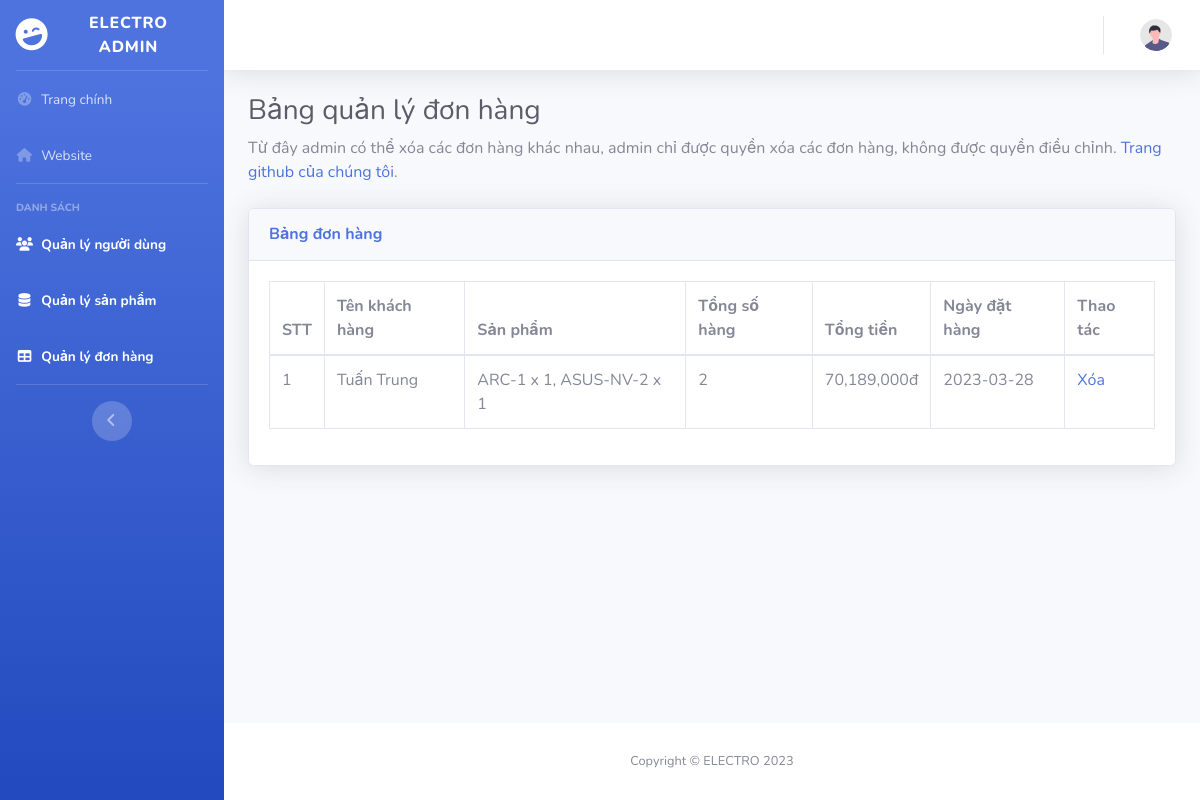
The app's page /admin/order.php with its own data.
### tables this page shows
CREATE TABLE `orders` (
  `id` int(11) NOT NULL,
  `TENKHACHHANG` varchar(200) NOT NULL,
  `MASANPHAM` varchar(200) NOT NULL,
  `THANHTIEN` int(11) NOT NULL,
  `createDATE` date NOT NULL,
  `SOLUONG` int(11) NOT NULL
);

### admin/order.php (the view, shortened to what this page needs)
<?php
include 'templates/header.php';
?>
<body id="page-top">
    <div id="wrapper">
        <?php include 'templates/sidebar.php'; ?>
        <div id="content-wrapper" class="d-flex flex-column">
            <div id="content">
                <?php
                include 'templates/nav.php';
                ?>
                <div class="container-fluid">
                    <h1 class="h3 mb-2 text-gray-800">Bảng quản lý đơn hàng</h1>
                    <p class="mb-4">Từ đây admin có thể xóa các đơn hàng khác nhau, admin chỉ được quyền xóa các đơn hàng, không được quyền điều chỉnh. <a target="_blank" href="https://github.com/JackFrauer/Website-De-An-Electro.git">Trang github của chúng tôi</a>.</p>
                    <div class="card shadow mb-4">
                        <div class="card-header py-3">
                            <h6 class="m-0 font-weight-bold text-primary">Bảng đơn hàng</h6>
                        </div>
                        <div class="card-body">
                            <div class="table-responsive">
                                <table class="table table-bordered" id="dataTable" width="100%" cellspacing="0">
                                    <thead>
                                        <tr>
                                            <th>STT</th>
                                            <th>Tên khách hàng</th>
                                            <th>Sản phẩm</th>
                                            <th>Tổng số hàng</th>
                                            <th>Tổng tiền</th>
                                            <th>Ngày đặt hàng</th>
                                            <th>Thao tác</th>
                                        </tr>
                                    </thead>
                                    <tbody>
                                        <?php
                                        $conn = MoKetNoi();
                                        mysqli_select_db($conn, "pc");
                                        $sql = "SELECT * FROM orders";
                                        $result = $conn->query($sql);
                                        if ($result->num_rows > 0) {
                                            $row_number = 1;
                                            while ($row = $result->fetch_assoc()) {
                                                echo "<tr>";
                                                echo "<td>" . $row_number++ . "</td>";
                                                echo "<td>" . $row['TENKHACHHANG'] . "</td>";
                                                echo "<td>" . $row['MASANPHAM'] . "</td>";
                                                echo "<td>" . $row['SOLUONG'] . "</td>";
                                                echo "<td>" . number_format($row['THANHTIEN']) . "đ</td>";
                                                echo "<td>" . $row['createDATE'] . "</td>";
                                                echo "<td><a href='javascript:confirmDeleteOrder(\"" . $row['id'] . "\", \"" . $row_number-1 . "\");'>Xóa</a></td>";
                                                echo "</tr>";
                                            }
                                        }
                                        ?>
                                    </tbody>
                                </table>
                            </div>
                        </div>
                    </div>
                </div>
            </div>
            <?php
            include 'templates/footer.php';
            ?>
</body>
</html>

### records on screen
orders: TENKHACHHANG "Tuấn Trung", MASANPHAM "ARC-1 x 1, ASUS-NV-2 x 1", SOLUONG "2", THANHTIEN "70,189,000", createDATE "2023-03-28"
